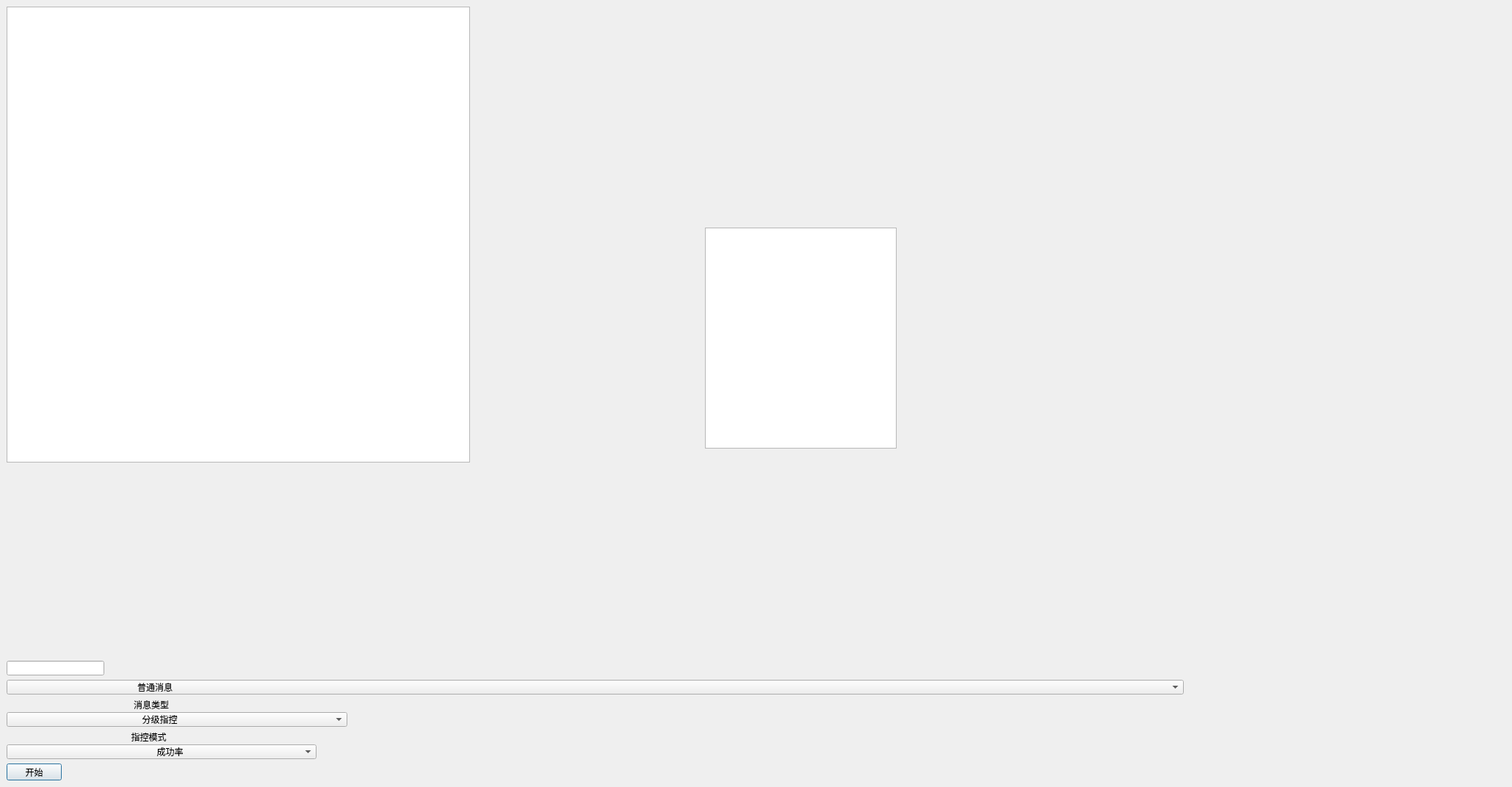
<?xml version="1.0" encoding="UTF-8"?>
<ui version="4.0">
 <class>Dialog</class>
 <widget class="QDialog" name="Dialog">
  <property name="geometry">
   <rect>
    <x>0</x>
    <y>0</y>
    <width>2059</width>
    <height>1072</height>
   </rect>
  </property>
  <property name="windowTitle">
   <string>Dialog</string>
  </property>
  <widget class="QGraphicsView" name="graphicsView">
   <property name="geometry">
    <rect>
     <x>9</x>
     <y>9</y>
     <width>631</width>
     <height>621</height>
    </rect>
   </property>
  </widget>
  <widget class="QLineEdit" name="lineEdit">
   <property name="geometry">
    <rect>
     <x>9</x>
     <y>900</y>
     <width>133</width>
     <height>20</height>
    </rect>
   </property>
   <property name="maximumSize">
    <size>
     <width>1267</width>
     <height>16777215</height>
    </size>
   </property>
  </widget>
  <widget class="QComboBox" name="comboBox">
   <property name="geometry">
    <rect>
     <x>9</x>
     <y>926</y>
     <width>1603</width>
     <height>20</height>
    </rect>
   </property>
   <property name="minimumSize">
    <size>
     <width>1603</width>
     <height>0</height>
    </size>
   </property>
   <item>
    <property name="text">
     <string>                                                    普通消息</string>
    </property>
   </item>
   <item>
    <property name="text">
     <string>                                                    重要消息</string>
    </property>
   </item>
   <item>
    <property name="text">
     <string>                                                    关键消息</string>
    </property>
   </item>
  </widget>
  <widget class="QLabel" name="label">
   <property name="geometry">
    <rect>
     <x>9</x>
     <y>952</y>
     <width>474</width>
     <height>16</height>
    </rect>
   </property>
   <property name="text">
    <string>                                                    消息类型                   </string>
   </property>
  </widget>
  <widget class="QComboBox" name="comboBox_2">
   <property name="geometry">
    <rect>
     <x>9</x>
     <y>970</y>
     <width>464</width>
     <height>20</height>
    </rect>
   </property>
   <item>
    <property name="text">
     <string>                                                      分级指控</string>
    </property>
   </item>
   <item>
    <property name="text">
     <string>                                                      集中指控</string>
    </property>
   </item>
   <item>
    <property name="text">
     <string>                                                      mesh指控（贪婪路由）</string>
    </property>
   </item>
   <item>
    <property name="text">
     <string>                                                      mesh指控（冗余路由）</string>
    </property>
   </item>
   <item>
    <property name="text">
     <string>                                                      mesh指控（节点移动）</string>
    </property>
   </item>
   <item>
    <property name="text">
     <string>                                                      全部</string>
    </property>
   </item>
  </widget>
  <widget class="QLabel" name="label_2">
   <property name="geometry">
    <rect>
     <x>9</x>
     <y>996</y>
     <width>354</width>
     <height>16</height>
    </rect>
   </property>
   <property name="text">
    <string>                                                   指控模式</string>
   </property>
  </widget>
  <widget class="QComboBox" name="comboBox_3">
   <property name="geometry">
    <rect>
     <x>9</x>
     <y>1014</y>
     <width>422</width>
     <height>20</height>
    </rect>
   </property>
   <item>
    <property name="text">
     <string>                                                            成功率</string>
    </property>
   </item>
   <item>
    <property name="text">
     <string>                                                             时延</string>
    </property>
   </item>
   <item>
    <property name="text">
     <string>                                                             通信</string>
    </property>
   </item>
  </widget>
  <widget class="QPushButton" name="pushButton_2">
   <property name="geometry">
    <rect>
     <x>9</x>
     <y>1040</y>
     <width>75</width>
     <height>23</height>
    </rect>
   </property>
   <property name="text">
    <string>开始</string>
   </property>
  </widget>
  <widget class="QTextEdit" name="textEdit">
   <property name="geometry">
    <rect>
     <x>960</x>
     <y>310</y>
     <width>261</width>
     <height>301</height>
    </rect>
   </property>
  </widget>
 </widget>
 <resources/>
 <connections/>
</ui>
